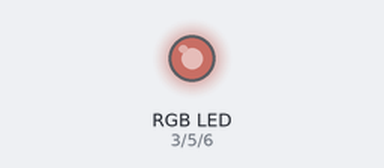
Recording of a sketch running on a simulated Arduino Uno, built with avr-gcc and run on an emulated ATmega328P. Shown: an RGB LED mixed from three pins (HIGH = lit). Dim RGB values are drawn brighter than linear.

Above: at 0.1 s.
Timing chart, 0 to 1.6 s (numbered marks = the images above):
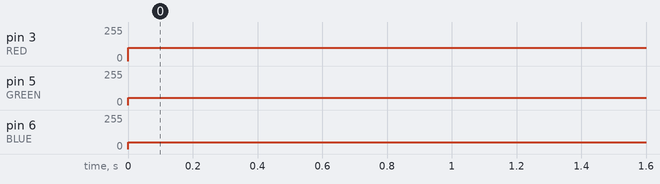

The sketch:

RBG_cycle.ino
```cpp
#define RED 3
#define GREEN 5
#define BLUE 6

void setup() {
  // put your setup code here, to run once:
  pinMode(RED, OUTPUT);
  pinMode(GREEN, OUTPUT);
  pinMode(BLUE, OUTPUT);
  digitalWrite(RED, HIGH);
  digitalWrite(GREEN, HIGH);
  digitalWrite(BLUE, HIGH);

}

void loop() {
  // put your main code here, to run repeatedly:
  analogWrite(GREEN, 55);
  analogWrite(RED, 100);
  analogWrite(BLUE, 50);

  delay(10);

}
```

Measured:
- by itself, pin 3 (RED): 0/255 → 100/255 at 0.00 s
- by itself, pin 5 (GREEN): 0/255 → 55/255 at 0.00 s
- by itself, pin 6 (BLUE): 0/255 → 50/255 at 0.00 s
